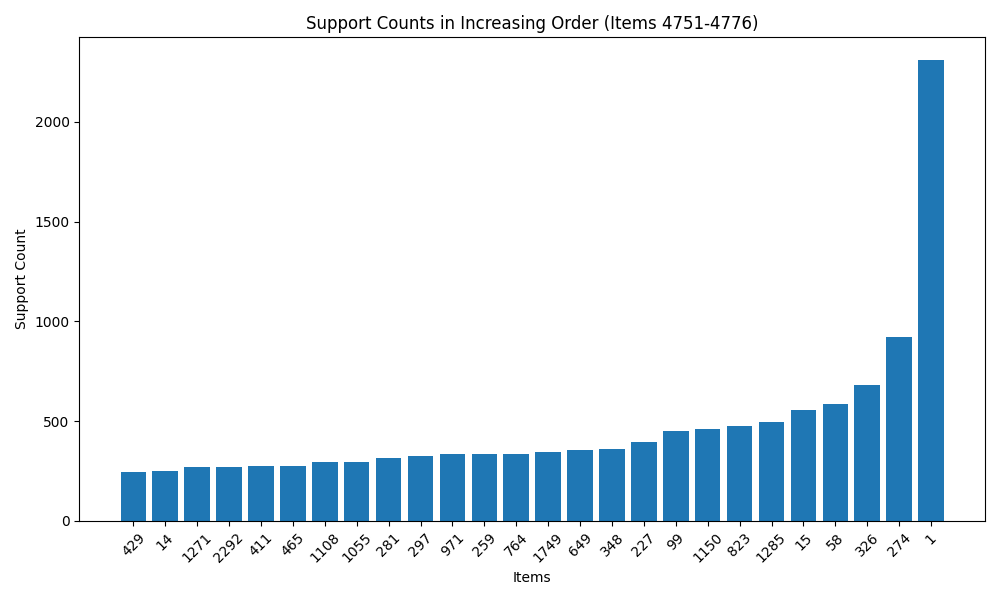

Source code (Python):
import matplotlib
import matplotlib.pyplot as plt


# Initialize empty dictionary to store the support counts
support_counts = {}

# Read data from the file and populate the support_counts dictionary
with open("test_output_items_team5.txt", "r") as file:
    for line in file:
        item, count = line.strip().split(" | ")
        support_counts[int(item)] = int(count)

# Sort the support counts in increasing order by their values
sorted_support_counts = sorted(support_counts.items(), key=lambda x: x[1])

# Extract items and support counts after sorting
items, counts = zip(*sorted_support_counts)

# Create subplots for each group of 20 items
num_subplots = (len(items) // 50) + 1

for i in range(num_subplots):
    start_index = i * 50
    end_index = min((i + 1) * 50, len(items))

    # Create a bar plot for the current group of 20 items
    plt.figure(figsize=(10, 6))
    plt.bar(
        range(end_index - start_index),
        counts[start_index:end_index],
        tick_label=items[start_index:end_index],
    )
    plt.xlabel("Items")
    plt.ylabel("Support Count")
    plt.title(
        f"Support Counts in Increasing Order (Items {start_index + 1}-{end_index})"
    )

    # Rotate x-axis labels for better readability (optional)
    plt.xticks(rotation=45)

    # Show the plot
    plt.tight_layout()
    plt.show()

plt.savefig("plot.png")
